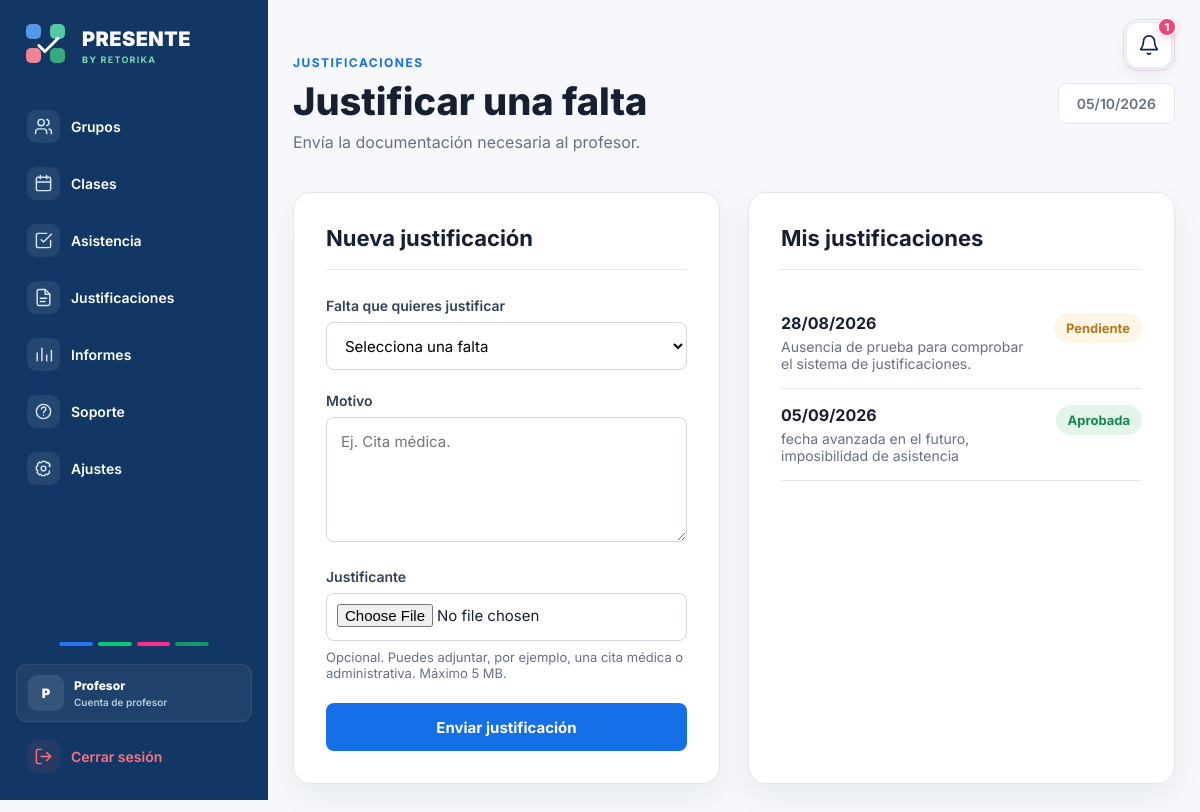
The page /alumno/justificaciones/ (signed in) on the database its author committed.
### asistencia/models.py (models this page shows, shortened)
class Justificacion(models.Model):
    ESTADOS = [
        ('pendiente', 'Pendiente'),
        ('aprobada', 'Aprobada'),
        ('rechazada', 'Rechazada'),
    ]
    asistencia = models.OneToOneField(
        Asistencia,
        on_delete=models.CASCADE
    )
    motivo = models.TextField()
    documento = models.ImageField(
        upload_to='justificaciones/',
        blank=True,
        null=True
    )
    estado = models.CharField(
        max_length=20,
        choices=ESTADOS,
        default='pendiente'
    )
    fecha_solicitud = models.DateTimeField(
        auto_now_add=True
    )

class Asistencia(models.Model):
    ESTADOS = [
        ('presente', 'Presente'),
        ('tarde', 'Tarde'),
        ('ausente', 'Ausente'),
    ]
    alumno = models.ForeignKey(
        Alumno,
        on_delete=models.CASCADE
    )
    clase = models.ForeignKey(
        Clase,
        on_delete=models.CASCADE
    )
    estado = models.CharField(
        max_length=20,
        choices=ESTADOS,
        default='ausente'
    )
    hora_registro = models.TimeField(
        blank=True,
        null=True
    )
    class Meta:
        constraints = [
            models.UniqueConstraint(
                fields=[
                    'alumno',
                    'clase'
                ],
                name='asistencia_unica_por_alumno_clase'
            )
        ]

class Clase(models.Model):
    grupo = models.ForeignKey(
        Grupo,
        on_delete=models.CASCADE
    )
    fecha = models.DateField()
    hora_inicio = models.TimeField()
    asistencia_abierta = models.BooleanField(
        default=False
    )
    token_qr = models.UUIDField(
        default=uuid.uuid4,
        editable=False,
        unique=True
    )
    token_qr_generado_en = models.DateTimeField(
        blank=True,
        null=True
    )
    latitud_profesor = models.FloatField(
        blank=True,
        null=True
    )
    longitud_profesor = models.FloatField(
        blank=True,
        null=True
    )

### asistencia/views.py (the view, shortened to what this page needs)
def justificaciones_alumno(request):
    alumno_id = request.session.get(
        'alumno_id'
    )
    if not alumno_id:
        return redirect(
            'seleccionar_login'
        )
    alumno = get_object_or_404(
        Alumno,
        id=alumno_id
    )
    ausencias_disponibles = (
        Asistencia.objects.filter(
            alumno=alumno,
            estado='ausente',
            justificacion__isnull=True
        )
        .select_related(
            'clase',
            'clase__grupo'
        )
        .order_by(
            '-clase__fecha'
        )
    )
    justificaciones = (
        Justificacion.objects.filter(
            asistencia__alumno=alumno
        )
        .select_related(
            'asistencia',
            'asistencia__clase',
            'asistencia__clase__grupo'
        )
        .order_by(
            '-fecha_solicitud'
        )
    )
    return render(
        request,
        'asistencia/justificaciones_alumno.html',
        {
            'alumno': alumno,
            'ausencias_disponibles': ausencias_disponibles,
            'justificaciones': justificaciones,
        }
    )

### asistencia/templates/asistencia/justificaciones_alumno.html (shortened to what this page needs)
{% extends 'asistencia/base.html' %}
{% block content %}
<section class="panel-usuario">
    <div class="panel-contenedor">
        <div class="panel-cabecera">
            <div>
                <p class="panel-etiqueta">
                    JUSTIFICACIONES
                </p>
                <h1>
                    Justificar una falta
                </h1>
                <p class="panel-subtitulo">
                    Envía la documentación necesaria al profesor.
                </p>
            </div>
            <div class="fecha-panel">
                {% now "d/m/Y" %}
            </div>
        </div>
        <div class="panel-grid">
            <div class="panel-tarjeta">
                <div class="panel-tarjeta-titulo">
                    <h2>Nueva justificación</h2>
                </div>
                {% if ausencias_disponibles %}
                    <form
                        method="POST"
                        enctype="multipart/form-data"
                        class="formulario-acceso"
                    >
                        <div class="campo-formulario">
                            <label>
                                Falta que quieres justificar
                            </label>
                            <select
                                name="asistencia"
                                required
                            >
                                <option value="">
                                    Selecciona una falta
                                </option>
                            </select>
                        </div>
                        <div class="campo-formulario">
                            <label>
                                Motivo
                            </label>
                            <textarea
                                name="motivo"
                                rows="5"
                                placeholder="Ej. Cita médica."
                                required
                                style="
                                    width:100%;
                                    padding:14px;
                                    border:1px solid #d0d5dd;
                                    border-radius:8px;
                                    font-family:inherit;
                                    resize:vertical;
                                "
                            ></textarea>
                        </div>
                        <div class="campo-formulario">
                            <label>
                                Justificante
                            </label>
                            <input
                                type="file"
                                name="documento"
                                accept="image/*"
                            >
                            <p style="
                                margin-top:8px;
                                color:#667085;
                                font-size:13px;
                            ">
                                Opcional. Puedes adjuntar, por ejemplo,
                                una cita médica o administrativa.
                                Máximo 5 MB.
                            </p>
                        </div>
                        <button
                            type="submit"
                            class="boton-acceso boton-alumno"
                        >
                            Enviar justificación
                        </button>
                    </form>
                {% else %}
                    <p style="color:#667085;">
                        No tienes faltas pendientes de justificar.
                    </p>
                {% endif %}
            </div>
            <div class="panel-tarjeta">
                <div class="panel-tarjeta-titulo">
                    <h2>Mis justificaciones</h2>
                </div>
                {% for justificacion in justificaciones %}
                    <div style="
                        padding:16px 0;
                        border-bottom:1px solid #e5e7eb;
                    ">
                        <div style="
                            display:flex;
                            justify-content:space-between;
                            gap:20px;
                        ">
                            <div>
                                <strong>
                                    {{ justificacion.asistencia.clase.fecha|date:"d/m/Y" }}
                                </strong>
                                <p style="
                                    margin-top:5px;
                                    color:#667085;
                                    font-size:14px;
                                ">
                                    {{ justificacion.motivo }}
                                </p>
                            </div>
                            {% if justificacion.estado == 'pendiente' %}
                                <span style="
                                    height:max-content;
                                    padding:7px 12px;
                                    border-radius:20px;
                                    background:#fff7e6;
                                    color:#b7791f;
                                    font-size:13px;
                                    font-weight:700;
                                ">
                                    Pendiente
                                </span>
                            {% elif justificacion.estado == 'aprobada' %}
                                <span style="
                                    height:max-content;
                                    padding:7px 12px;
                                    border-radius:20px;
                                    background:#e3f5e9;
                                    color:#168653;
                                    font-size:13px;
                                    font-weight:700;
                                ">
                                    Aprobada
                                </span>
                            {% endif %}
                        </div>
                    </div>
                {% empty %}
                    <p style="color:#667085;">
                        Todavía no has enviado ninguna justificación.
                    </p>
                {% endfor %}
            </div>
        </div>
    </div>
</section>
{% endblock %}

### asistencia/static/asistencia/css/style.css (style rules this page uses)
html, body, button, input, select, textarea { font-family: "Inter", -apple-system, BlinkMacSystemFont, "Segoe UI", sans-serif; }
* { margin: 0; padding: 0; box-sizing: border-box; }
html { width: 100%; overflow-x: hidden; }
body { width: 100%; min-height: 100vh; font-family: "Inter", -apple-system, BlinkMacSystemFont, "Segoe UI", sans-serif; background-color: #f6f8fb; color: #172033; overflow-x: hidden; }
.formulario-acceso { width: 100%; text-align: left; }
.campo-formulario { margin-bottom: 22px; }
.campo-formulario label { display: block; margin-bottom: 8px; font-size: 14px; font-weight: 600; color: #344054; }
.campo-formulario input, .campo-formulario select, .campo-formulario textarea { width: 100%; max-width: 100%; min-height: 48px; padding: 0 14px; border: 1px solid #d0d5dd; border-radius: 8px; background-color: #ffffff; font-family: inherit; font-size: 15px; outline: none; transition: 0.2s; }
.campo-formulario textarea { min-height: 120px; padding-top: 12px; padding-bottom: 12px; resize: vertical; }
.campo-formulario input[type="file"] { padding: 10px; }
.boton-acceso { width: 100%; height: 48px; border: none; border-radius: 8px; cursor: pointer; font-size: 15px; font-weight: 700; transition: 0.2s; }
.boton-alumno { background-color: #156FE7; color: #ffffff; }
.panel-usuario { min-height: calc(100vh - 120px); padding: 55px 25px 80px; }
.panel-contenedor { width: 100%; max-width: 1100px; margin: 0 auto; }
.panel-cabecera { display: flex; justify-content: space-between; align-items: center; gap: 30px; margin-bottom: 40px; }
.panel-etiqueta { margin-bottom: 8px; color: #156FE7; font-size: 12px; font-weight: 700; letter-spacing: 1.5px; }
.panel-cabecera h1 { margin-bottom: 8px; font-size: 38px; font-weight: 800; color: #172033; }
.panel-subtitulo { color: #667085; font-size: 16px; }
.fecha-panel, .panel-fecha { padding: 11px 18px; background-color: #ffffff; border: 1px solid #e5e7eb; border-radius: 8px; color: #667085; font-size: 14px; font-weight: 600; }
.panel-grid { display: grid; grid-template-columns: 1fr 1fr; gap: 28px; }
.panel-tarjeta { padding: 32px; background-color: #ffffff; border: 1px solid #e5e7eb; border-radius: 18px; box-shadow: 0 12px 32px rgba(23, 32, 51, 0.06); }
.panel-tarjeta-titulo { margin-bottom: 27px; padding-bottom: 18px; border-bottom: 1px solid #e5e7eb; }
.panel-tarjeta-titulo h2 { font-size: 22px; color: #172033; }
input, select, textarea, button { font-family: inherit; }

### asistencia/templates/asistencia/base.html (style rules this page uses)
:root { --sidebar-ancho: 268px; --sidebar-fondo: #123764; --sidebar-activo: #20558f; --sidebar-texto: #ffffff; --sidebar-texto-secundario: #b8cbe0; --sidebar-rojo: #ff7180; }
html { min-height: 100%; }
body { min-height: 100vh; margin: 0; }
body, button, input, select, textarea { font-family: "Inter", Arial, sans-serif; }
button { font: inherit; }

### rows shown on the page
Justificacion: asistencia.clase.fecha "28/08/2026", motivo "Ausencia de prueba para comprobar el sistema de justificaciones.", estado "Pendiente"
Justificacion: asistencia.clase.fecha "05/09/2026", motivo "fecha avanzada en el futuro, imposibilidad de asistencia", estado "Aprobada"

### other values the page prints
{{ total_notificaciones_profesor }} "1"
